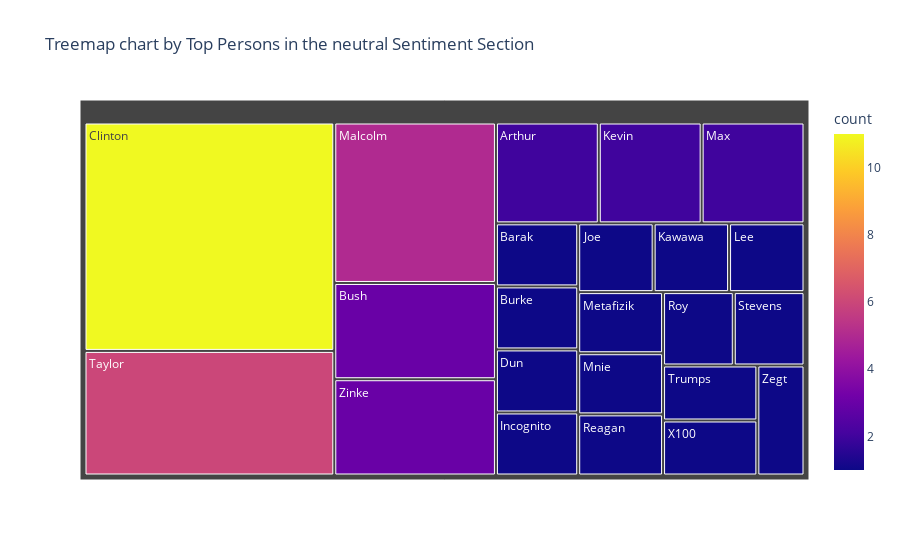

The notebook cell saved with this chart:
### Code cell
fig = px.treemap(df_neutral, path=['person'],title='Treemap chart by Top Persons in the neutral Sentiment Section',
                 values='count', color= "count")
 
fig.show()

### Figure 1 — Plotly figure (JSON) as saved in the notebook; plotly's stock layout.template omitted (floating-point values rounded to 4 significant figures)
{"data": [{"branchvalues": "total", "customdata": [[2], [1], [1], [3], [11], [1], [1], [1], [1], [2], [1], [5], [2], [1], [1], [1], [1], [1], [6], [1], [1], [1], [3]], "domain": {"x": [0, 1], "y": [0, 1]}, "hovertemplate": "labels=%{label}<br>count_sum=%{value}<br>parent=%{parent}<br>id=%{id}<br>count=%{color}<extra></extra>", "ids": ["Arthur", "Barak", "Burke", "Bush", "Clinton", "Dun", "Incognito", "Joe", "Kawawa", "Kevin", "Lee", "Malcolm", "Max", "Metafizik", "Mnie", "Reagan", "Roy", "Stevens", "Taylor", "Trumps", "X100", "Zegt", "Zinke"], "labels": ["Arthur", "Barak", "Burke", "Bush", "Clinton", "Dun", "Incognito", "Joe", "Kawawa", "Kevin", "Lee", "Malcolm", "Max", "Metafizik", "Mnie", "Reagan", "Roy", "Stevens", "Taylor", "Trumps", "X100", "Zegt", "Zinke"], "marker": {"coloraxis": "coloraxis", "colors": [2, 1, 1, 3, 11, 1, 1, 1, 1, 2, 1, 5, 2, 1, 1, 1, 1, 1, 6, 1, 1, 1, 3]}, "name": "", "parents": ["", "", "", "", "", "", "", "", "", "", "", "", "", "", "", "", "", "", "", "", "", "", ""], "type": "treemap", "values": [2, 1, 1, 3, 11, 1, 1, 1, 1, 2, 1, 5, 2, 1, 1, 1, 1, 1, 6, 1, 1, 1, 3]}], "layout": {"coloraxis": {"colorbar": {"title": {"text": "count"}}, "colorscale": [[0, "#0d0887"], [0.1111, "#46039f"], [0.2222, "#7201a8"], [0.3333, "#9c179e"], [0.4444, "#bd3786"], [0.5556, "#d8576b"], [0.6667, "#ed7953"], [0.7778, "#fb9f3a"], [0.8889, "#fdca26"], [1, "#f0f921"]]}, "legend": {"tracegroupgap": 0}, "title": {"text": "Treemap chart by Top Persons in the neutral Sentiment Section"}}}
